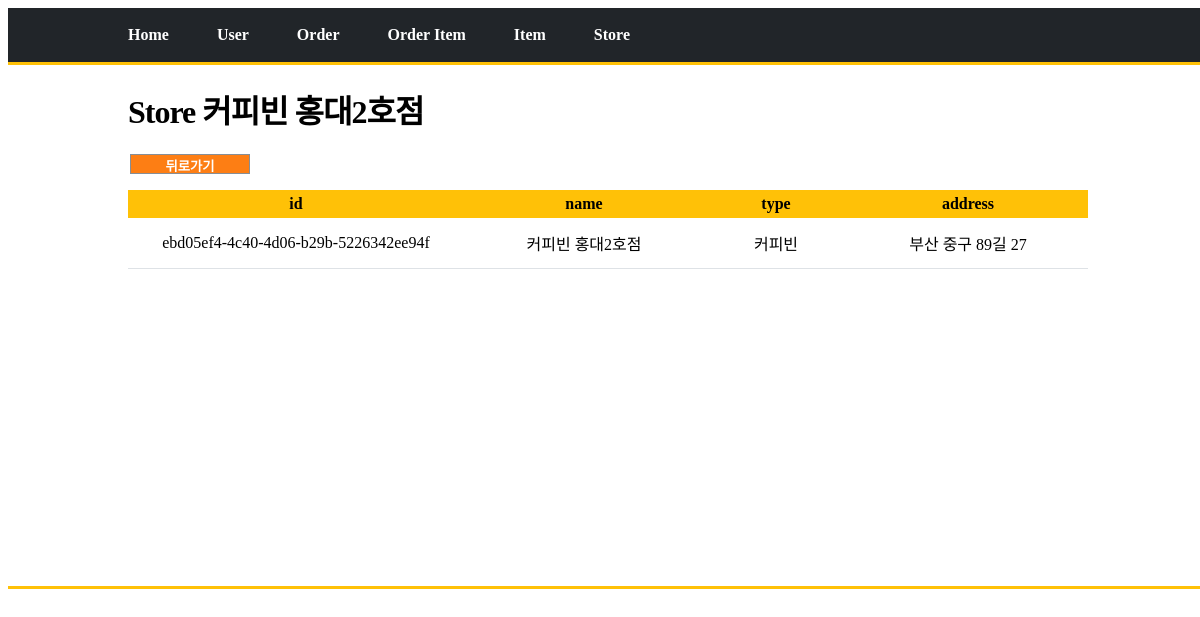
Page /store/board/detail?id=ebd05ef4-4c40-4d06-b29b-5226342ee94f on the committed database.
### tables this page shows
CREATE TABLE store ( 
	id TEXT PRIMARY KEY, 
	name TEXT NOT NULL, 
	type TEXT NOT NULL, 
	address TEXT NOT NULL
);

### view/store_view.py (the view)
@store_bp.route("/board/detail")
def store_board_detail():
    print('----------------------------view-store : @store_bp.route("/store/board/detail")')
    id = request.args.get("id", type=str)
    regist_status = request.args.get("regist_status", type=bool, default=False)
    data = store_service.read_id(id)
    response = render_template("store/board/detail.html", data = data, regist_status = regist_status)
    return response

### service/execute_sql_service/execute_sql_service.py (called while the page is built)
    def get_conn_cursor(self) :
        conn = sqlite3.connect("db/crm.db")
        cursor = conn.cursor()
        return conn, cursor

    def execute_sql(self, type_, sql, args = None) :
        conn, cursor = self.get_conn_cursor()
        result = None
        if (type_ == DML.SELECT) or (type_ == DML.SELECTONE) :
            result = None
            if type_ == DML.SELECT :
                result = self.fetchall_as_dict(cursor, sql, args)
            else :
                result = self.fetchone_as_dict(cursor, sql, args)
            conn.close()
            return result
        else :
            cursor.execute(sql, args)
            conn.commit()
        conn.close()

    def fetchone_as_dict(self, cursor, sql, args):
        cursor.execute(sql, args)
        columns = [column[0] for column in cursor.description]  #[컬럼명, ...]
        row = cursor.fetchone()
        result = {}
        for i, r in enumerate(row):
            result[columns[i]] = r  # key : value = column : column value
        return result

### service/execute_sql_service/store_execute_sql_service.py (called while the page is built)
    def read_id(self, id):
        print('----------------------------service-store : read_id()')
        sql = "SELECT * FROM store WHERE id = ?"
        args = (id,)
        result = self.execute_sql(DML.SELECTONE, sql, args)
        return result

### templates/store/board/detail.html (shortened to what this page needs)
<!DOCTYPE html>
<html lang="ko">
<head>
</head>
    <body>
        <div id="root">
            <header>
                <nav class="nav">
                    <ul>
                        <li><a href="/">Home</a></li>
                        <li><a href="/user/board/list">User</a></li>
                        <li><a href="/order/board/list">Order</a></li>
                        <li><a href="/order-item/board/list">Order Item</a></li>
                        <li><a href="/item/board/list">Item</a></li>
                        <li><a href="/store/board/list">Store</a></li>
                    </ul>
                </nav>
            </header>
            <div class="border"> </div>
            <main id = "main">
                {% if not regist_status %}
                <h1 class="board_name">Store {{data['name']}}</h1>
                {% else %}
                <h1 class="board_name">Store {{data['name']}} 등록 완료! </h1>
                {% endif %}
                <section class="main_content">
                    <div class="detail_content">
                        <div class="back_btn">
                            <button type='button' onclick="window.history.back()" style="display: inline-block;">뒤로가기</button>
                        </div>
                        <table>
                            <col width=35%"></col>
                            <col width="25%"></col>
                            <col width="15%"></col>
                            <col width="25%"></col>
                            <tr>
                                {% for header in data.keys() %}
                                <th>{{header}}</th>
                                {% endfor %}
                            </tr>
                            <tr>
                                {% for value in data.values() %}
                                <td>{{value}}</td>
                                {% endfor %}
                            </tr>
                        </table>
                    </div>
                </section>
            </main>
        <div class="border" style="margin-bottom:50px;"> </div>
    </div>
    </body>
</html>

### templates/store/board/detail.html (style rules this page uses)
:root { --bs-blue: #0d6efd; --bs-indigo: #6610f2; --bs-purple: #6f42c1; --bs-pink: #d63384; --bs-red: #dc3545; --bs-orange: #fd7e14; --bs-yellow: #ffc107; --bs-green: #198754; --bs-teal: #20c997; --bs-cyan: #0dcaf0; --bs-white: #fff; --bs-gray: #868e96; --bs-gray-dark: #343a40; --bs-gray-100: #f1f3f5; --bs-gray-200: #e9ecef; --bs-gray-300: #dee2e6; --bs-gray-400: #ced4da; --bs-gray-500: #adb5bd; --bs-gray-600: #868e96; --bs-gray-700: #495057; --bs-gray-800: #343a40; --bs-gray-900: #212529; --bs-primary: #00c471; --bs-secondary: #343a40; --bs-success: #198754; --bs-info: #0d6efd; --bs-warning: #ffc107; --bs-danger: #dc3545; --bs-light: #f1f3f5; --bs-dark: #212529; --bs-body-bg: #fff; }
html, body { width: 100%; }
a { text-decoration: none; color : inherit; }
li { list-style: none; }
nav.nav ul { margin : 0 auto; display: flex; justify-content: flex-start; padding: 1.5% 10%; }
.border { border-bottom: 3px solid var(--bs-warning); }
nav.nav ul li { margin-right : 5%; }
nav.nav { background-color: var(--bs-dark); color : var(--bs-white); font-weight : 800; cursor: pointer; }
main#main { width: 80%; margin : 0 auto; min-height: 500px; }
.board_name { font-weight: 800;letter-spacing: -1px; }
.detail_content table { width:100%; margin-top : 15px; border-collapse : collapse; }
.detail_content table th { background-color: var(--bs-yellow); padding : 5px; }
.detail_content table td { background-color: var(--bs-white); padding : 13px; text-align: center; border-bottom: 1px solid var(--bs-gray-300); }
div.back_btn { width: 250px; margin: 1% 0 0 2px; }
div.back_btn button { cursor: pointer; width: 120px; height: 100px; background-color: var(--bs-orange); color: var(--bs-white); text-align: center; height: 20px; font-weight: 600; border: 1px solid var(--bs-gray-600); }

### rows in the picture
store: name "커피빈 홍대2호점", id "ebd05ef4-4c40-4d06-b29b-5226342ee94f", type "커피빈", address "부산 중구 89길 27"

### other values in the picture
{{ header }} "id" "name" "type" "address"
